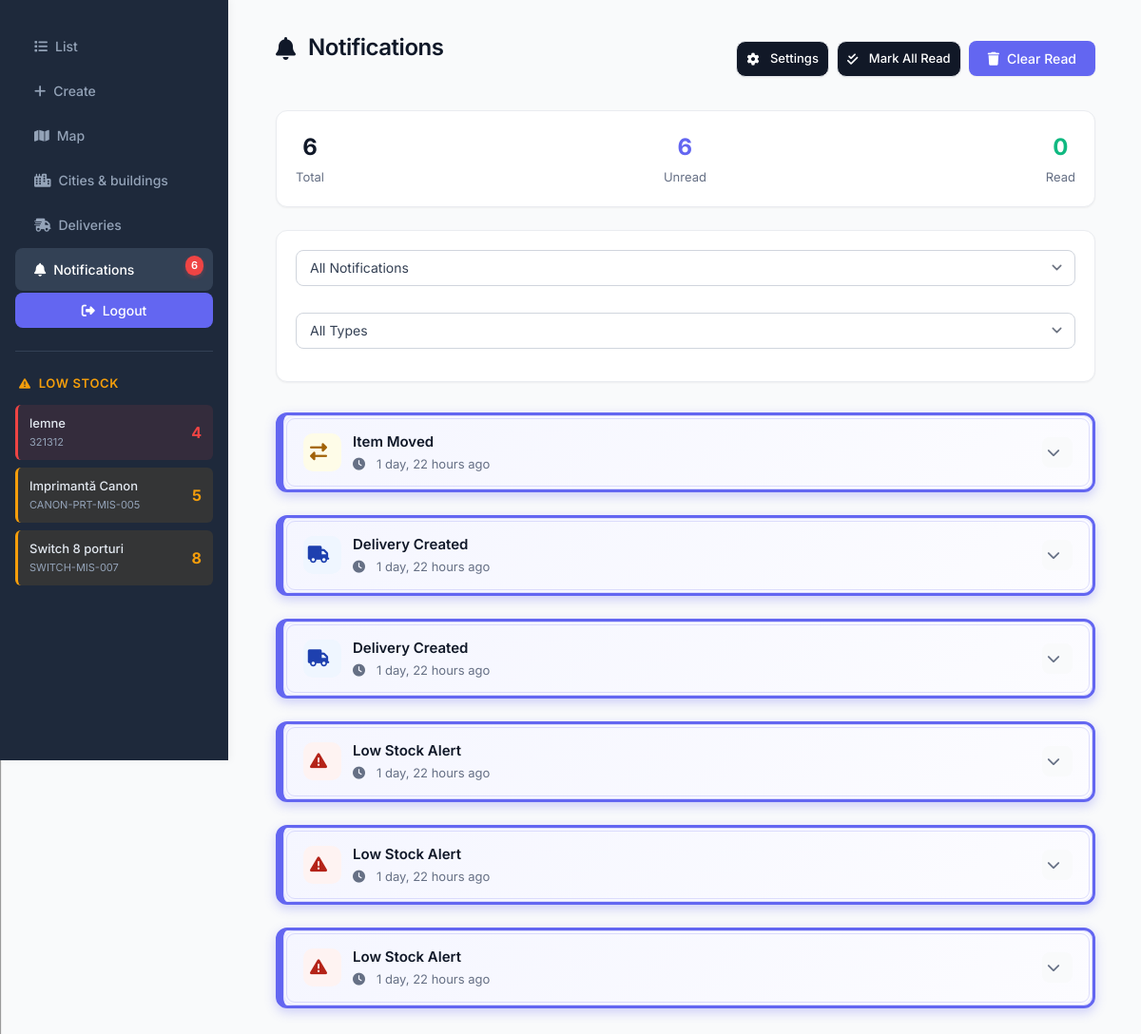
Screenshot of /notifications/ (signed in) with the database file from the repository.
### app/models.py (models this page shows, shortened)
class Item(models.Model):
    owner = models.ForeignKey(get_user_model(), on_delete=models.CASCADE, related_name="items")
    name = models.CharField(max_length=100)
    sku = models.CharField(max_length=100)
    quantity = models.IntegerField(default=0)
    city = models.CharField(max_length=100, blank=True, default="")
    building = models.CharField(max_length=100, blank=True, default="")
    address = models.CharField(max_length=255, blank=True, default="")
    lat = models.DecimalField(max_digits=9, decimal_places=6, null=True, blank=True)
    lng = models.DecimalField(max_digits=9, decimal_places=6, null=True, blank=True)
    building_ref = models.ForeignKey(
        Building, on_delete=models.PROTECT, related_name="items",
        null=True, blank=True
    )
    created_at = models.DateTimeField(auto_now_add=True)
    class Meta:
        constraints = [
            models.UniqueConstraint(fields=["owner", "sku"], name="uniq_owner_sku")
        ]
        indexes = [
            models.Index(fields=["owner", "sku"]),
            models.Index(fields=["city"]),
        ]
        ordering = ["-created_at"]

class Notification(models.Model):
    TYPES = [
        ('low_stock', 'Low Stock Alert'),
        ('delivery_update', 'Delivery Update'),
        ('item_moved', 'Item Moved'),
        ('delivery_created', 'Delivery Created'),
        ('delivery_finished', 'Delivery Finished'),
        ('delivery_cancelled', 'Delivery Cancelled'),
    ]
    user = models.ForeignKey(get_user_model(), on_delete=models.CASCADE, related_name='notifications')
    type = models.CharField(max_length=30, choices=TYPES)
    title = models.CharField(max_length=200)
    message = models.TextField()
    item = models.ForeignKey(Item, null=True, blank=True, on_delete=models.CASCADE)
    delivery = models.ForeignKey(Delivery, null=True, blank=True, on_delete=models.CASCADE)
    is_read = models.BooleanField(default=False)
    created_at = models.DateTimeField(auto_now_add=True)
    read_at = models.DateTimeField(null=True, blank=True)
    class Meta:
        ordering = ['-created_at']
        indexes = [
            models.Index(fields=['user', 'is_read']),
            models.Index(fields=['user', '-created_at']),
        ]

### app/views.py (the view)
# urls.py: path("notifications/", views.NotificationListView.as_view(), name="notification-list"),
class NotificationListView(LoginRequiredMixin, ListView):
    model = Notification
    template_name = "app/notification_list.html"
    context_object_name = "notifications"
    paginate_by = 20
    def _filtered_qs(self):
        qs = Notification.objects.filter(user=self.request.user)
        status = self.request.GET.get("status")
        if status == "unread":
            qs = qs.filter(is_read=False)
        elif status == "read":
            qs = qs.filter(is_read=True)
        notification_type = self.request.GET.get("type")
        if notification_type:
            qs = qs.filter(type=notification_type)
        return qs
    def get_queryset(self):
        return self._filtered_qs().order_by("-created_at")
    def get_context_data(self, **kwargs):
        ctx = super().get_context_data(**kwargs)
        base = self._filtered_qs()             # acelasi set ca in lista, dar nepaginat
        ctx["notification_types"] = Notification.TYPES
        ctx["total_count"]  = base.count()
        ctx["unread_count"] = base.filter(is_read=False).count()
        ctx["read_count"]   = base.filter(is_read=True).count()
        ctx["global_unread_count"] = Notification.objects.filter(
            user=self.request.user, is_read=False
        ).count()
        return ctx

### app/context_processors.py (called while the page is built)
def low_stock_items(request):
    if request.user.is_authenticated:
        items = Item.objects.filter(
            owner=request.user,
            quantity__lt=10
        ).order_by('quantity')[:10]  # Limit to 10 items
        return {'low_stock_items': items}
    return {'low_stock_items': []}

def unread_notifications(request):
    if request.user.is_authenticated:
        unread_count = Notification.objects.filter(
            user=request.user,
            is_read=False
        ).count()
        recent_notifications = Notification.objects.filter(
            user=request.user,
            is_read=False
        ).order_by('-created_at')[:5]  # Last 5 unread
        return {
            'unread_notifications_count': unread_count,
            'recent_notifications': recent_notifications,
        }
    return {
        'unread_notifications_count': 0,
        'recent_notifications': [],
    }

### app/templates/app/notification_list.html (shortened to what this page needs)
{% extends 'base.html' %}
{% load static %}
{% block content %}
<div style="display: flex; justify-content: space-between; align-items: center; margin-bottom: 1.5rem;">
  <h2><i class="fas fa-bell"></i> Notifications</h2>
  <div style="display: flex; gap: 0.5rem;">
    <a href="{% url 'notification-settings' %}" class="btn" style="text-decoration: none;">
      <i class="fas fa-cog"></i> Settings
    </a>
    {% if unread_count > 0 %}
    <a href="{% url 'notification-mark-all-read' %}" class="btn" style="text-decoration: none;">
      <i class="fas fa-check-double"></i> Mark All Read
    </a>
    {% endif %}
    <form method="post" action="{% url 'notification-clear-all' %}" style="display: inline;">
      <button type="submit" class="btn" onclick="return confirm('Delete all read notifications?')">
        <i class="fas fa-trash"></i> Clear Read
      </button>
    </form>
  </div>
</div>
<div class="notification-stats">
  <div class="stat">
    <div class="stat-value">{{ total_count }}</div>
    <div class="stat-label">Total</div>
  </div>
  <div class="stat">
    <div class="stat-value" style="color: #6366f1;">{{ unread_count }}</div>
    <div class="stat-label">Unread</div>
  </div>
  <div class="stat">
    <div class="stat-value" style="color: #10b981;">{{ read_count }}</div>
    <div class="stat-label">Read</div>
  </div>
</div>
<form method="get" class="notification-filters">
  <select name="status" onchange="this.form.submit()">
    <option value="">All Notifications</option>
  </select>
  <select name="type" onchange="this.form.submit()">
    <option value="">All Types</option>
  </select>
</form>
{% if notifications %}
  <div style="padding: 0.5rem 0;">
  {% for notification in notifications %}
  <div class="notification-accordion {% if not notification.is_read %}unread{% endif %}" style="margin-bottom: 1.5rem;">
    <div class="notification-accordion-header" onclick="toggleNotification({{ notification.pk }})" style="cursor: pointer;">
      <div style="display: flex; align-items: center; justify-content: space-between; width: 100%;">
        <div style="display: flex; align-items: center; gap: 0.75rem; flex: 1;">
          <div class="notification-icon {{ notification.type }}">
            {% if notification.type == 'low_stock' %}
              <i class="fas fa-exclamation-triangle"></i>
            {% elif notification.type == 'delivery_created' %}
              <i class="fas fa-truck"></i>
            {% elif notification.type == 'delivery_finished' %}
              <i class="fas fa-check-circle"></i>
            {% elif notification.type == 'delivery_cancelled' %}
              <i class="fas fa-times-circle"></i>
            {% elif notification.type == 'item_moved' %}
              <i class="fas fa-exchange-alt"></i>
            {% endif %}
          </div>
          <div style="flex: 1;">
            <h3 class="notification-accordion-title">{{ notification.get_type_display }}</h3>
            <span class="notification-time">
              <i class="fas fa-clock"></i> {{ notification.created_at|timesince }} ago
            </span>
          </div>
        </div>
        <div class="notification-toggle-icon" id="toggle-icon-{{ notification.pk }}">
          <i class="fas fa-chevron-down"></i>
        </div>
      </div>
    </div>
  </div>
  {% endfor %}
  </div>
{% else %}
  <div class="notification-empty">
    <i class="fas fa-bell-slash"></i>
    <h3>No Notifications</h3>
    <p>You don't have any notifications yet. We'll notify you about important events.</p>
  </div>
{% endif %}
{% endblock %}

### app/templates/base.html (shortened to what this page needs)
{% load static %}
<!DOCTYPE html>
<html>
<head>
  <link rel="stylesheet" href="{% static 'app/css/styles.css' %}">
  <link rel="stylesheet" href="https://cdnjs.cloudflare.com/ajax/libs/font-awesome/6.5.1/css/all.min.css">
</head>
<body>
  <nav>
    <a href="{% url 'item-list' %}"><i class="fas fa-list"></i> List</a>
    <a href="{% url 'item-create' %}"><i class="fas fa-plus"></i> Create</a>
    <a href="{% url 'map'%}"><i class="fas fa-map"></i> Map </a>
    {% if user.is_staff %}
        <a href="{% url 'admin-inventory' %}"><i class="fas fa-city"></i>Cities & buildings</a>
    {% endif %}
    <a href="{% url 'delivery-list' %}" class="nav-link {% if request.resolver_match.url_name == 'delivery-list' %}active{% endif %}">
      <i class="fas fa-shipping-fast"></i>
      Deliveries
    </a>
    {% if user.is_authenticated %}
    <a href="{% url 'notification-list' %}" class="nav-link {% if request.resolver_match.url_name == 'notification-list' %}active{% endif %}" style="position: relative;">
      <i class="fas fa-bell"></i>
      Notifications
      {% if unread_notifications_count > 0 %}
      <span class="notification-badge">{{ unread_notifications_count }}</span>
      {% endif %}
    </a>
    {% endif %}
    {% if user.is_authenticated %}
      <form method="post" action="{% url 'logout' %}">
        <button type="submit"><i class="fas fa-sign-out-alt"></i> Logout</button>
      </form>
      {% if low_stock_items %}
      <div class="low-stock-section">
        <h3><i class="fas fa-exclamation-triangle"></i> Low Stock</h3>
        <div class="low-stock-table">
          {% for item in low_stock_items %}
          <div class="low-stock-item {% if item.quantity < 5 %}critical{% elif item.quantity < 10 %}warning{% endif %}">
            <div class="item-info">
              <span class="item-name">{{ item.name }}</span>
              <span class="item-sku">{{ item.sku }}</span>
            </div>
            <span class="item-quantity">{{ item.quantity }}</span>
          </div>
          {% endfor %}
        </div>
      </div>
      {% endif %}
    {% else %}
      <a href="{% url 'login' %}"><i class="fas fa-sign-in-alt"></i> Login</a>
    {% endif %}
  </nav>
  <div class="container">
    {% block content %}{% endblock %}
  </div>
</body>
</html>

### rows the page displays
Item: name "lemne", sku "321312", quantity "4"
Item: name "Imprimantă Canon", sku "CANON-PRT-MIS-005", quantity "5"
Item: name "Switch 8 porturi", sku "SWITCH-MIS-007", quantity "8"
Notification: type "Item Moved", created_at "1 day, 22 hours"
Notification: type "Delivery Created", created_at "1 day, 22 hours"
Notification: type "Delivery Created", created_at "1 day, 22 hours"
Notification: type "Low Stock Alert", created_at "1 day, 22 hours"
Notification: type "Low Stock Alert", created_at "1 day, 22 hours"
Notification: type "Low Stock Alert", created_at "1 day, 22 hours"

### other values shown
{{ unread_notifications_count }} "6"
{{ total_count }} "6"
{{ unread_count }} "6"
{{ read_count }} "0"
